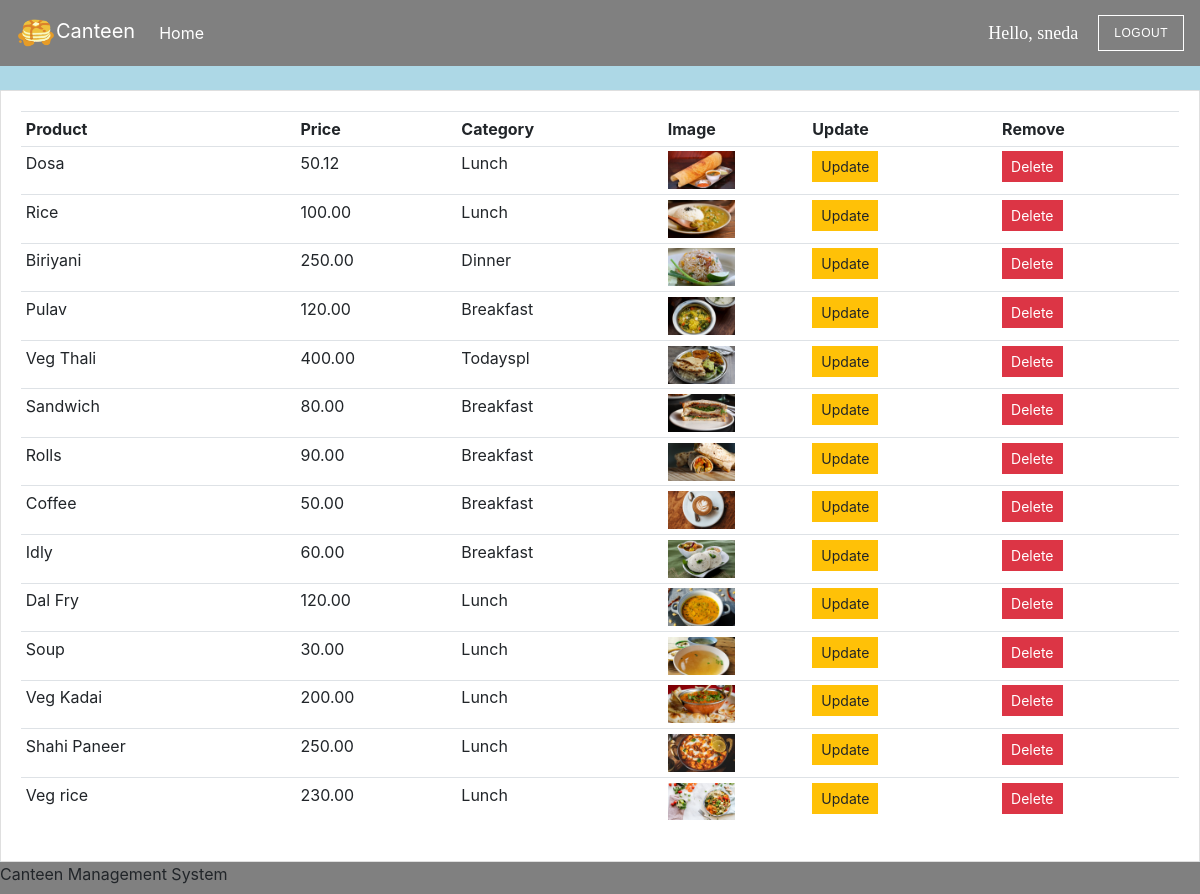
The app's page /view_product/ (signed in) with its own data.
### food/models.py (models this page shows, shortened)
class Product(models.Model):
    CATEGORY = (
        ('Breakfast', 'Breakfast'),
        ('Lunch', 'Lunch'),
        ('Dinner', 'Dinner'),
        ('Todayspl', 'Todays special'),
    )
    name = models.CharField(max_length=200, null=True)
    price = models.DecimalField(max_digits=7, decimal_places=2)
    category = models.CharField(max_length=200, null=True, choices=CATEGORY)
    image = models.ImageField(null=True, blank=True)
    @property
    def ImageURL(self):
        try:
            url = self.image.url
        except:
            url = ''
        return url

### food/decorators.py (the view)
    def wrapper_func(request, *args, **kwargs):
        if not request.user.is_staff:
            return redirect('menu')
        else:
            return view_func(request, *args, **kwargs)

### food/views.py (called while the page is built)
@admin_only
def viewProduct(request):
    products = Product.objects.all()
    context = {'products':products}
    return render(request,'food/view_product.html',context)

### food/templates/food/view_product.html (shortened to what this page needs)
{% extends 'food/main.html' %}
{% load static %}
{% block view_product %}
<body>
<br>
<div class="row">
    <div class="col-md">
        <div class="card card-body">
            <table class="table table-sm">
                <tr>
                    <th>Product</th>
                    <th>Price</th>
                    <th>Category</th>
                    <th>Image</th>
                    <th>Update</th>
                    <th>Remove</th>
                </tr>
                {% for product in products  %}
                <tr>
                    <td>{{product.name}}</td>
                    <td>{{product.price}}</td>
                    <td>{{product.category}}</td>
                    <td style="max-width:20px; max-height:20px;"><img style="max-width:50%" src="{{product.ImageURL}}"></td>
                    <td><a class="btn btn-sm btn-warning" href="{% url 'update_product' product.id %}">Update</a></td>
                    <td><a class="btn btn-sm btn-danger" href="{% url 'delete_product' product.id %}">Delete</a></td>
                </tr>
                {% endfor %}
            </table>
        </div>
    </div>
</div>
</body>
{% endblock %}

### food/templates/food/main.html (shortened to what this page needs)
<!DOCTYPE html>
{% load static %}
<html lang="en">
  <head>
    <link
      rel="stylesheet"
      href="https://stackpath.bootstrapcdn.com/bootstrap/4.5.2/css/bootstrap.min.css"
    />
    <link href="https://maxcdn.bootstrapcdn.com/font-awesome/4.3.0/css/font-awesome.min.css" rel="stylesheet">
    <link rel="stylesheet" type="text/css" href="{% static 'css/main.css' %}" />
  </head>
  <body>
    <nav class="navbar navbar-expand-lg navbar-dark bg-dark">
      {% if not user.is_staff %}
      <a class="navbar-brand" href="{% url 'menu' %}">
        <img src="{% static 'images/logo.jpg' %}" class="img-responsive"/>Canteen Manager</a>
        {% else %}
        <a class="navbar-brand" href="{% url 'dashboard' %}">
          <img src="{% static 'images/logo.jpg' %}" class="img-responsive" />Canteen</a>
        {% endif %}
      <div  class="collapse navbar-collapse" id="navbarSupportedContent">
        <ul  class="navbar-nav mr-auto">
          <li class="nav-item active">
            {% if not user.is_staff %}
            <a class="nav-link" href="{% url 'menu' %}">Home <span class="sr-only">(current)</span></a>
            {% else %}
            <a class="nav-link" href="{% url 'dashboard' %}">Home <span class="sr-only">(current)</span></a>
            {%endif%}
          </li>
        </ul>
        <div class="form-inline my-2 my-lg-0">
          {% if user.is_authenticated %}
          <span class ='msg'>Hello, {{request.user}}</span>
          <a href="{% url 'logout' %}" class="butn my-2 my-sm-0">Logout</a>
          {% endif %}
        </div>
      </div>
    </nav>
    {% if  user.is_staff %}
        {% block view_product %}
        {% endblock %}
      {% else %}
          {% block content %}
          {% endblock %}
    {% endif %}
    <footer class="footer">
      <p id="foo">Canteen Management System</p>
    </footer>
  </body>
</html>

### static/css/main.css (style rules this page uses)
body { background-color: lightblue; }
.bg-dark { background-color: grey!important; }
.btn { border-radius: 0px; }
.img-responsive { height: auto; width: auto; max-height: 40px; max-width: 250px; }
.butn { background-color: grey; border: 1px solid white; color: green; display: inline-block; font: 12px Arial; padding: 10px 15px; text-decoration: none; text-transform: uppercase; letter-spacing: 0.5px; }
.butn, .butn:hover, .butn:focus, .butn:active { color: white; }
.card { border-radius: 1px; }
.footer { width: 100vw; height: 2rem; background: grey; margin-top: auto; }

### food/templates/food/main.html (style rules this page uses)
.msg { font-size: 18px; color: #fff; margin-right: 20px; font-family: Raleway; }

### records on screen
Product: name "Dosa", price "50.12", category "Lunch", ImageURL (picture)
Product: name "Rice", price "100.00", category "Lunch", ImageURL (picture)
Product: name "Biriyani", price "250.00", category "Dinner", ImageURL (picture)
Product: name "Pulav", price "120.00", category "Breakfast", ImageURL (picture)
Product: name "Veg Thali", price "400.00", category "Todayspl", ImageURL (picture)
Product: name "Sandwich", price "80.00", category "Breakfast", ImageURL (picture)
Product: name "Rolls", price "90.00", category "Breakfast", ImageURL (picture)
Product: name "Coffee", price "50.00", category "Breakfast", ImageURL (picture)
Product: name "Idly", price "60.00", category "Breakfast", ImageURL (picture)
Product: name "Dal Fry", price "120.00", category "Lunch", ImageURL (picture)
Product: name "Soup", price "30.00", category "Lunch", ImageURL (picture)
Product: name "Veg Kadai", price "200.00", category "Lunch", ImageURL (picture)
Product: name "Shahi Paneer", price "250.00", category "Lunch", ImageURL (picture)
Product: name "Veg rice", price "230.00", category "Lunch", ImageURL (picture)

### other values on screen
{{ request.user }} "sneda"
